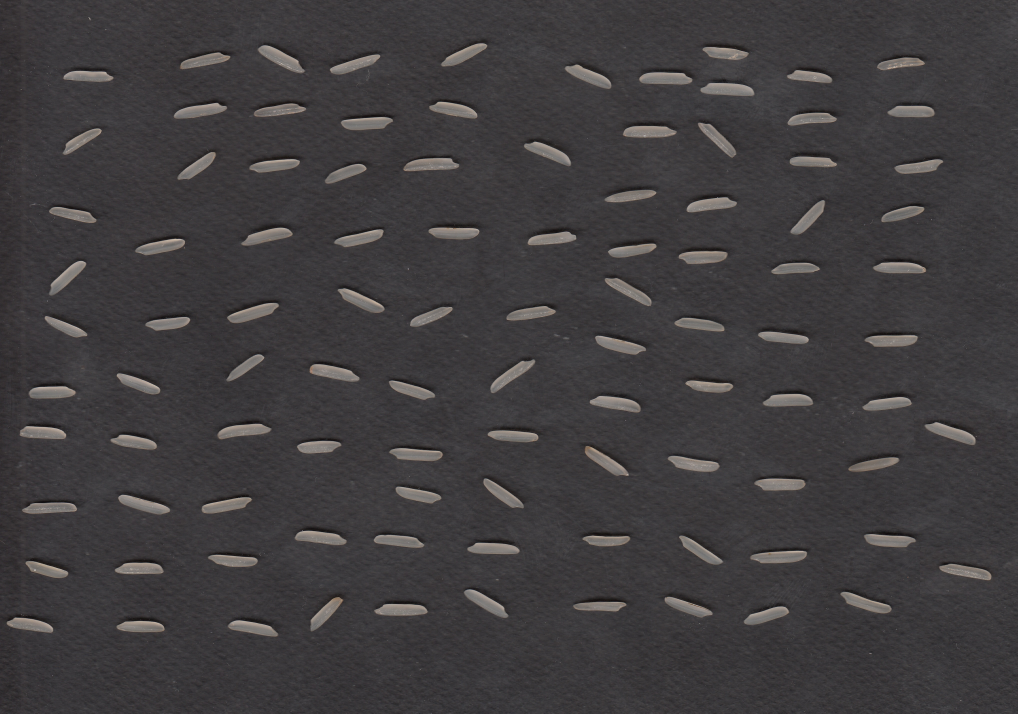
#> input picture daneboland01.jpg, 4071 x 2854 px (shown at 1/4 size)
$ python segmentation.py
#> lines starting #> are read from the running program, lines starting #| are printed output that depends on the picture; after the words box and inside, x2 and y2 are one past the last pixel; in counts of white or black regions, pixels touching at a corner belong together
import numpy as np
import cv2
import os


# crop rectangle returned by cv2.minAreaRect
def crop_minAreaRect(img, rect):
    # get the parameter of the small rectangle
    center, size, angle = rect[0], rect[1], rect[2]
    center, size = tuple(map(int, center)), tuple(map(int, size))

    # get row and col num in img
    height, width = img.shape[0], img.shape[1]

    # calculate the rotation matrix
    M = cv2.getRotationMatrix2D(center, angle, 1)
    # rotate the original image
    img_rot = cv2.warpAffine(img, M, (width, height))

    # now rotated rectangle becomes vertical and we crop it
    img_crop = cv2.getRectSubPix(img_rot, size, center)

    # correct cropped image rotation
    height, width = img_crop.shape[0], img_crop.shape[1]
    if height > width:
        img_crop = np.rot90(img_crop)

    return img_crop


# Load daneboland and basmati image in BGR
daneboland = cv2.imread('daneboland01.jpg')
#> daneboland is the input picture: shape (2854, 4071, 3); mean B, G, R 62.9, 61.3, 63.9
basmati = cv2.imread('basmati02.jpg')
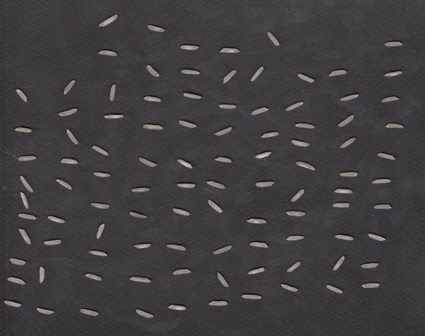
#> input picture basmati02.jpg, 425 x 336 px
#> basmati is the input picture: shape (336, 425, 3); mean B, G, R 64, 61.9, 64.1

# resize images to make their size similar
daneboland = cv2.resize(daneboland, (425, 298))
#> daneboland: shape (298, 425, 3)
basmati = cv2.resize(basmati, (425, 336))

# covert images to greyscale for thresholding
daneboland_gray = cv2.cvtColor(daneboland, cv2.COLOR_BGR2GRAY)
basmati_gray = cv2.cvtColor(basmati, cv2.COLOR_BGR2GRAY)

# apply Gaussian blur to denoise images
daneboland_gray = cv2.GaussianBlur(daneboland_gray, (7, 7), 0)
basmati_gray = cv2.GaussianBlur(basmati_gray, (7, 7), 0)

# apply Otsu's thresholding for finding contours
daneboland_thresh = cv2.threshold(daneboland_gray, 0, 255, cv2.THRESH_BINARY + cv2.THRESH_OTSU)[1]
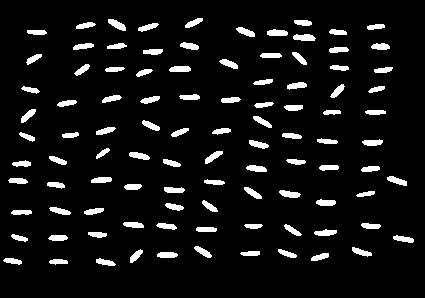
#> daneboland_thresh: shape (298, 425); 7.5% white; 100 white regions, largest, box (x1, y1, x2, y2) and area: (293, 34, 316, 41) 128, (267, 29, 288, 36) 120, (108, 19, 126, 31) 118
basmati_thresh = cv2.threshold(basmati_gray, 0, 255, cv2.THRESH_BINARY + cv2.THRESH_OTSU)[1]
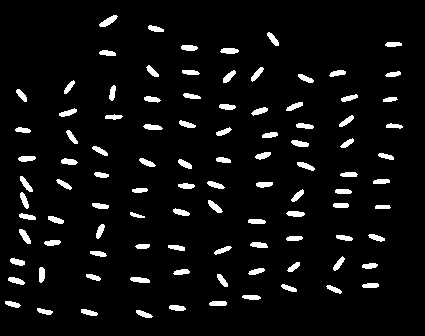
#> basmati_thresh: shape (336, 425); 5.5% white; 100 white regions

# find contours to segment parts
daneboland_contours = cv2.findContours(daneboland_thresh, cv2.RETR_TREE, cv2.CHAIN_APPROX_NONE)[0]
#> daneboland_contours = 100 contours; largest, box (x1, y1, x2, y2) and area: (293, 34, 316, 41) 104, (267, 29, 288, 36) 96, (108, 19, 126, 31) 96, (279, 190, 301, 198) 95, (169, 66, 191, 72) 94
basmati_contours = cv2.findContours(basmati_thresh, cv2.RETR_TREE, cv2.CHAIN_APPROX_NONE)[0]
#> basmati_contours = 100 contours; largest, box (x1, y1, x2, y2) and area: (99, 15, 118, 27) 90, (19, 229, 31, 244) 76, (208, 200, 223, 213) 76, (20, 176, 33, 192) 73, (220, 48, 239, 54) 72

# apply mask to remove background
daneboland = cv2.bitwise_and(daneboland, daneboland, mask=daneboland_thresh)
basmati = cv2.bitwise_and(basmati, basmati, mask=basmati_thresh)
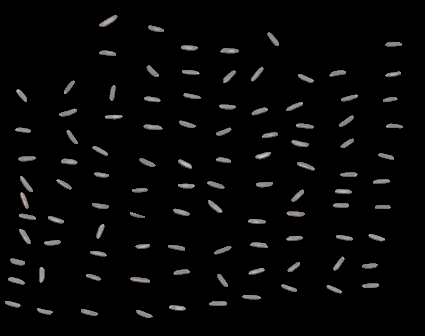
#> basmati: shape (336, 425, 3); mean B, G, R 6.8, 6.9, 7.1

# make folders to save croped datasets of each image
daneboland_dir = 'daneboland'
basmati_dir = 'basmati'
if not os.path.exists(daneboland_dir):
    os.makedirs(daneboland_dir)
if not os.path.exists(basmati_dir):
    os.makedirs(basmati_dir)

# crop and save each segment
for i, cnt in enumerate(daneboland_contours):
    rect = cv2.minAreaRect(cnt)
    cropped = crop_minAreaRect(daneboland, rect)
    cv2.imwrite(os.path.join(daneboland_dir, '{}.png'.format(i)), cropped)
#> this loop made 100 passes
#> (rect, center in crop_minAreaRect, size in crop_minAreaRect, angle in crop_minAreaRect, M in crop_minAreaRect) on passes 2, 3, 4, 7, 8: (((105.4, 262), (5.42, 19.63), -77.47), (105, 261), (5, 19), -77.47, [[0.217, -0.976, 337], [0.976, 0.217, 101.9]]), (((12.14, 260.5), (5.23, 18.24), -81.87), (12, 260), (5, 18), -81.87, [[0.141, -0.99, 267.7], [0.99, 0.141, 211.4]]), (((319.6, 256.7), (18.34, 5.38), -18.43), (319, 256), (18, 5), -18.43, [[0.949, -0.316, 97.32], [0.316, 0.949, -87.74]]), (((286.7, 253.4), (4.74, 19.29), -71.57), (286, 253), (4, 19), -71.57, [[0.316, -0.949, 435.6], [0.949, 0.316, -98.33]]), (((135.5, 255.5), (16.97, 5.66), -45), (135, 255), (16, 5), -45, [[0.707, -0.707, 219.9], [0.707, 0.707, -20.77]])
#> (rect, center in crop_minAreaRect, angle in crop_minAreaRect, M in crop_minAreaRect) on passes 1, 5, 6, 12, 14, 19: (((58, 261.5), (5, 18), -90), (58, 261), -90, [[6.12e-17, -1, 319], [1, 6.12e-17, 203]]), (((167, 254.5), (5, 20), -90), (167, 254), -90, [[6.12e-17, -1, 421], [1, 6.12e-17, 87]]), (((249.5, 253), (4, 19), -90), (249, 253), -90, [[6.12e-17, -1, 502], [1, 6.12e-17, 4]]), (((57.5, 237.5), (5, 19), -90), (57, 237), -90, [[6.12e-17, -1, 294], [1, 6.12e-17, 180]]), (((97, 234.5), (5, 18), -90), (97, 234), -90, [[6.12e-17, -1, 331], [1, 6.12e-17, 137]]), (((370.5, 225.5), (5, 19), -90), (370, 225), -90, [[6.12e-17, -1, 595], [1, 6.12e-17, -145]])
#> pass 1, in crop_minAreaRect, `img_rot = cv2.warpAffine(img, M, (width, height))`:
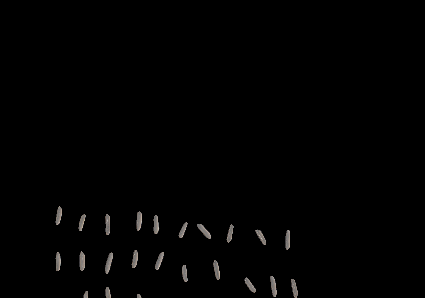
#> img_rot: shape (298, 425, 3); mean B, G, R 1.7, 1.8, 1.9
for i, cnt in enumerate(basmati_contours):
    rect = cv2.minAreaRect(cnt)
    cropped = crop_minAreaRect(basmati, rect)
    cv2.imwrite(os.path.join(basmati_dir, '{}.png'.format(i)), cropped)
#> this loop made 100 passes
#> (rect, center in crop_minAreaRect, size in crop_minAreaRect, angle in crop_minAreaRect, M in crop_minAreaRect) on passes 1 to 3: (((143.6, 313.9), (5.01, 17.08), -68.2), (143, 313), (5, 17), -68.2, [[0.371, -0.928, 380.5], [0.928, 0.371, 63.98]]), (((88.82, 312.2), (4.85, 16.73), -75.96), (88, 312), (4, 16), -75.96, [[0.243, -0.97, 369.3], [0.97, 0.243, 151]]), (((44.25, 311.3), (4.71, 15.49), -78.69), (44, 311), (4, 15), -78.69, [[0.196, -0.981, 340.3], [0.981, 0.196, 206.9]])
#> (rect, center in crop_minAreaRect, angle in crop_minAreaRect) on pass 4: (((177, 307.5), (5, 16), -90), (177, 307), -90)
#> pass 1, in crop_minAreaRect (call 101), `img_rot = cv2.warpAffine(img, M, (width, height))`:
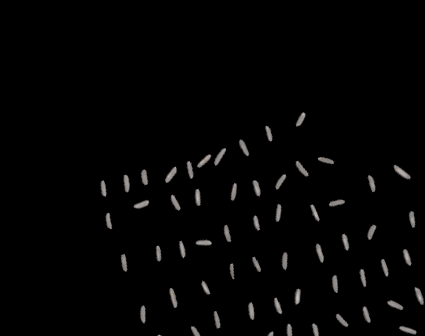
#> img_rot: shape (336, 425, 3); mean B, G, R 3.8, 3.9, 4

daneboland = cv2.resize(daneboland, None, fy=2, fx=2)
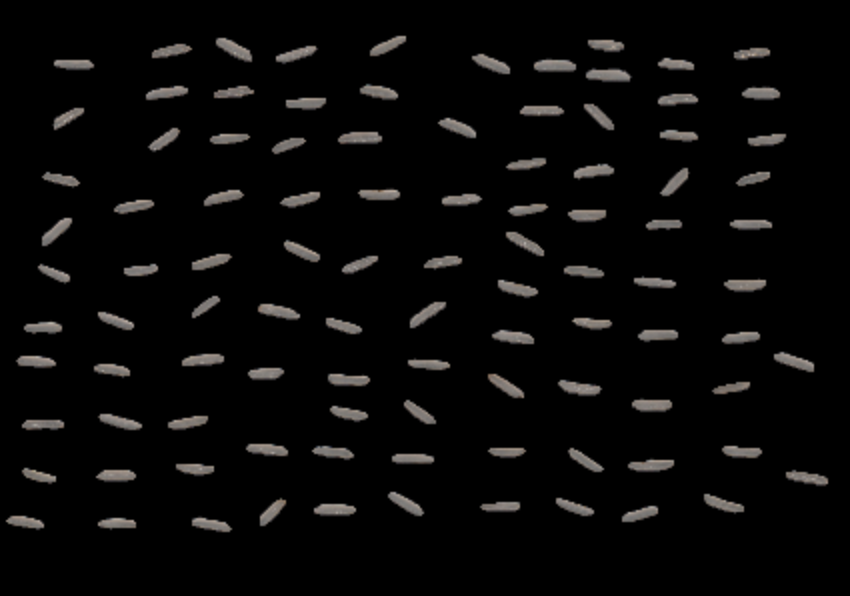
#> daneboland: shape (596, 850, 3); mean B, G, R 8.5, 8.8, 9.3
basmati = cv2.resize(basmati, None, fy=2, fx=2)
#> basmati: shape (672, 850, 3)

cv2.imshow("daneboland", daneboland)
cv2.imshow("basmati", basmati)

cv2.waitKey(0)

'''
References:
    - https://opencv-python-tutroals.readthedocs.io/en/latest/py_tutorials/py_imgproc/py_thresholding/py_thresholding.html
    - https://jdhao.github.io/2019/02/23/crop_rotated_rectangle_opencv/
'''
